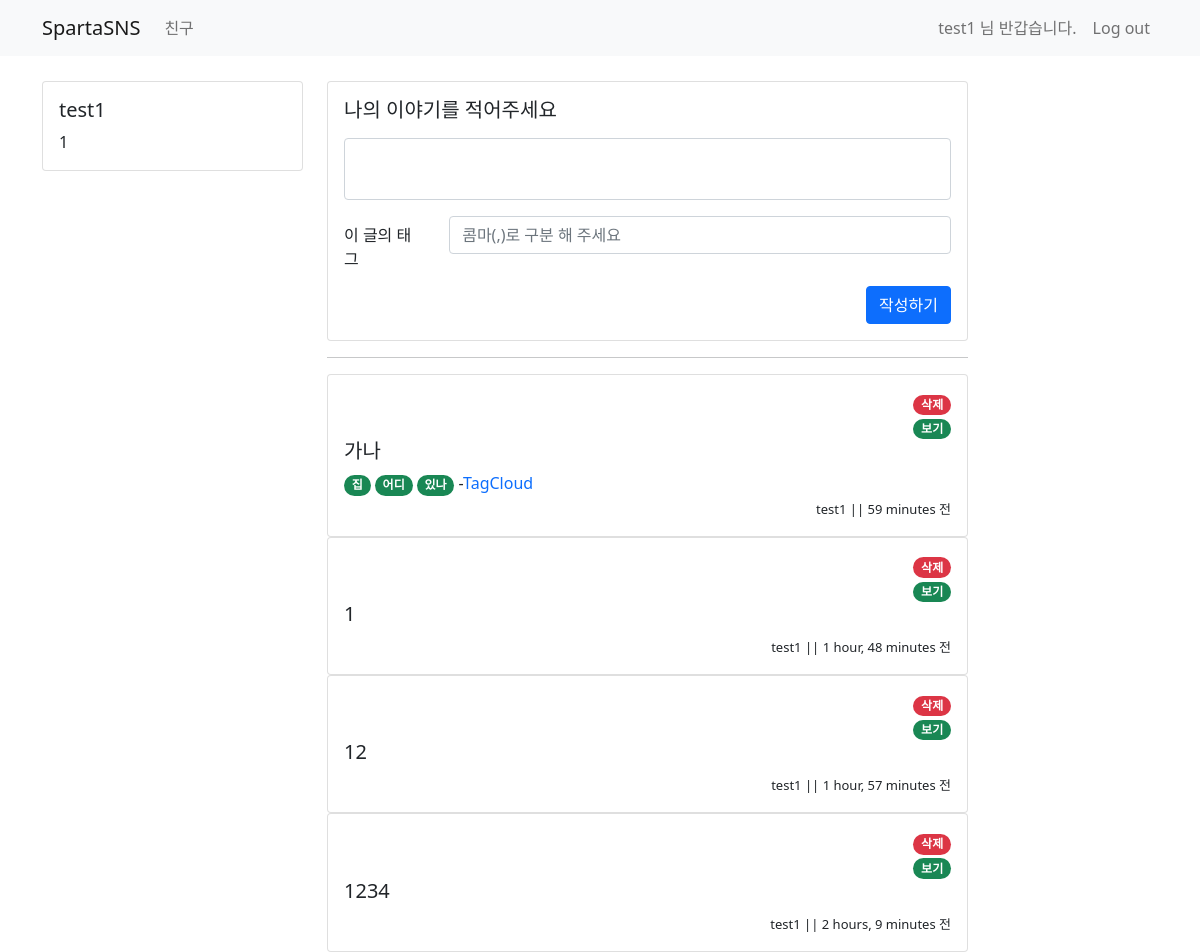
Screenshot of /tweet/ (signed in) with the database file from the repository.
### user/models.py (models this page shows)
class UserModel(AbstractUser):
    class Meta:
        db_table = "my_user"
    bio = models.CharField(max_length=256, default='')
    follow = models.ManyToManyField(settings.AUTH_USER_MODEL, related_name='followee')

### tweet/models.py (models this page shows)
class TweetModel(models.Model):
    class Meta:
        db_table = "tweet"
    author = models.ForeignKey(UserModel, on_delete=models.CASCADE)
    content = models.CharField(max_length=256)
    tags = TaggableManager(blank=True)
    created_at = models.DateTimeField(auto_now_add=True)
    updated_at = models.DateTimeField(auto_now=True)

### tweet/views.py (the view, shortened to what this page needs)
# urls.py: path('', include('tweet.urls')),
def tweet(request):
    if request.method == 'GET':  # 요청하는 방식이 GET 방식인지 확인하기
        user = request.user.is_authenticated  # 사용자가 로그인이 되어 있는지 확인하기
        if user:  # 로그인 한 사용자라면
            all_tweet = TweetModel.objects.all().order_by('-created_at')
            return render(request, 'tweet/home.html', {'tweet': all_tweet})
        else:  # 로그인이 되어 있지 않다면
            return redirect('/sign-in')

### templates/tweet/home.html (shortened to what this page needs)
{% extends 'base.html' %}
{% block content %}
    <div class="container timeline-container">
        <div class="row">
            <div class="col-md-3">
                <div class="card">
                    <div class="card-body">
                        <h5 class="card-title">{{  user.username }}</h5>
                        <p class="card-text">{{ user.bio }}</p>
                    </div>
                </div>
            </div>
            <div class="col-md-7">
                <div class="row mb-2">
                    <div class="col-md-12">
                        <div class="card">
                            <div class="card-body">
                                <div class="media">
                                    <div class="media-body">
                                        <h5 class="mt-0">나의 이야기를 적어주세요</h5>
                                        <p>
                                        <form action="/tweet/" method="post">
                                            <div class="form-group mb-2">
                                                <textarea class="form-control" style="resize: none" name='my-content' id="my-content"></textarea>
                                                <div class="mt-3 row">
                                                    <label for="tag"
                                                           class="col-sm-2 col-form-label">이 글의 태그</label>
                                                    <div class="col-sm-10">
                                                        <input type="text" class="form-control" name="tag" id="tag"
                                                               placeholder="콤마(,)로 구분 해 주세요">
                                                    </div>
                                                </div>
                                            </div>
                                            <button type="submit" class="btn btn-primary" style="float:right;">작성하기</button>
                                        </form>
                                        </p>
                                    </div>
                                </div>
                            </div>
                        </div>
                    </div>
                </div>
                <hr>
                <div class="row">
                    {% for tw in tweet %}
                    <div class="col-md-12">
                        <div class="card">
                            <div class="card-body">
                                {% if tw.author == user %}
                                <div style="text-align: right">
                                    <a href="/tweet/delete/{{ tw.id }}">
                                        <span class="badge rounded-pill bg-danger">삭제</span>
                                    </a>
                                </div>
                                {% endif %}
                                <div style="text-align: right">
                                    <a href="/tweet/{{ tw.id }}">
                                        <span class="badge rounded-pill bg-success">보기</span>
                                    </a>
                                </div>
                                <div class="media">
                                    <div class="media-body">
                                        <h5 class="mt-0">{{ tw.content }}</h5>
                                        {% if tw.tags.all %}
                                                {% for tag in tw.tags.all %}
                                                    <a style="text-decoration: none"
                                                       href="{% url 'tagged_object_list' tag.name %}">
                                                    <span class="badge rounded-pill bg-success">
                                                        {{ tag.name }}
                                                    </span>
                                                    </a>
                                                {% endfor %}
                                                -<a style="text-decoration: none"
                                                    href="{% url 'tag_cloud' %}">TagCloud</a>
                                        {% endif %}
                                    </div>
                                    <div style="text-align: right">
                                        <span style="font-size: small">{{ tw.author.username }} || {{ tw.created_at|timesince }} 전</span>
                                    </div>
                                </div>
                            </div>
                        </div>
                    </div>
                    {% endfor %}
                </div>
            </div>
            <div class="col-md-2"></div>
        </div>
    </div>
{% endblock %}

### templates/base.html (shortened to what this page needs)
<!DOCTYPE html>
<html lang="en">
<head>
    <link href="https://cdn.jsdelivr.net/npm/bootstrap@5.0.0-beta3/dist/css/bootstrap.min.css" rel="stylesheet"
>
</head>
<body>
<nav class="navbar navbar-expand-lg navbar-light bg-light">
    <div class="container">
        <a class="navbar-brand" href="/">SpartaSNS</a>
        {% if user.is_authenticated %}
        <div class="collapse navbar-collapse" id="navbarSupportedContent">
            <ul class="navbar-nav mr-auto">
                <li class="nav-item active">
                    <a class="nav-link" href="/user"> 친구 </a>
                </li>
            </ul>
        </div>
        {% endif %}
        <form class="form-inline my-2 my-lg-0">
            {% if not user.is_authenticated %}
            <ul class="navbar-nav mr-auto">
                <li class="nav-item active">
                    <a class="nav-link" href="/sign-in"> Sign In <span class="sr-only"></span></a>
                </li>
                <li class="nav-item active">
                    <a class="nav-link" href="/sign-up"> Sign Up <span class="sr-only"></span></a>
                </li>
            </ul>
            {%  else %}
                <ul class="navbar-nav mr-auto">
                    <li class="nav-item disabled">
                        <span class="nav-link">
                            {{  user.username }} 님 반갑습니다.
                        </span>
                    </li>
                    <li class="nav-item active">
                        <a class="nav-link" href="/logout"> Log out </a>
                    </li>
                </ul>
            {%  endif %}
        </form>
    </div>
</nav>
{% block content %}
{% endblock %}
</body>
</html>

### templates/base.html (style rules this page uses)
.timeline-container { margin-top : 25px }

### rows the page displays
UserModel: username "test1", bio "1"
TweetModel: content "가나", author.username "test1", created_at "59 minutes"
Tag: name "집"
Tag: name "어디"
Tag: name "있나"
TweetModel: content "1", author.username "test1", created_at "1 hour, 48 minutes"
TweetModel: content "12", author.username "test1", created_at "1 hour, 57 minutes"
TweetModel: content "1234", author.username "test1", created_at "2 hours, 9 minutes"
